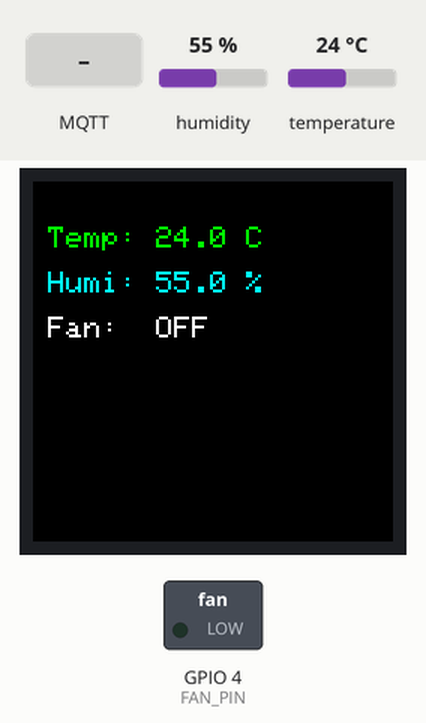
This program was run on a simulated ESP8266 (NodeMCU). Shown: 240×240 colour display, switched loads named in the program (green lamp = pin HIGH). Inputs (shaded band) come from the test bench; at power-on: humidity 55 %, temperature 24 °C. WiFi joins after 1.5 s; servers stay silent unless stated; no MQTT or app messages arrive unless stated; what the program prints to the serial monitor is not drawn.

Above: at 12.3 s.
12.4 s: MQTT message "ON" arrives on the first subscribed topic
At 13.7 s:
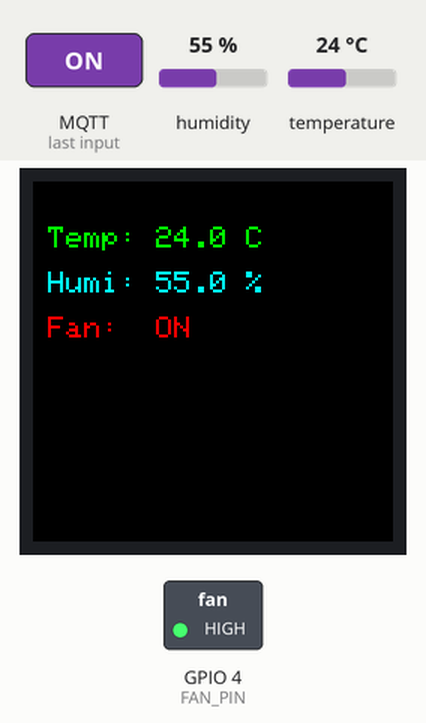
14.6 s: MQTT message "0" arrives on the first subscribed topic
At 14.9 s:
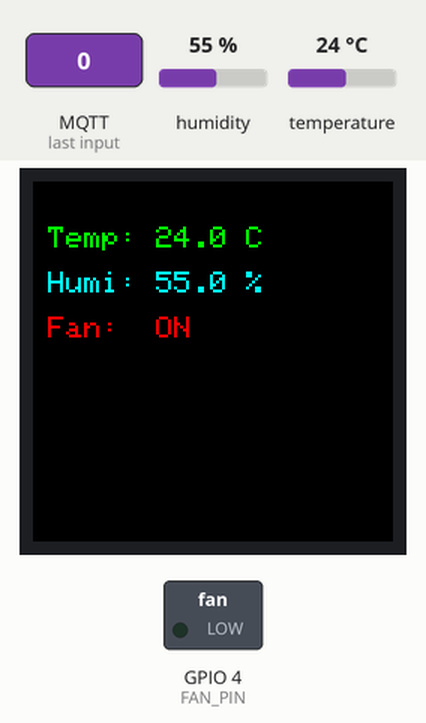
16.6 s: humidity set to 22 %
At 20.3 s:
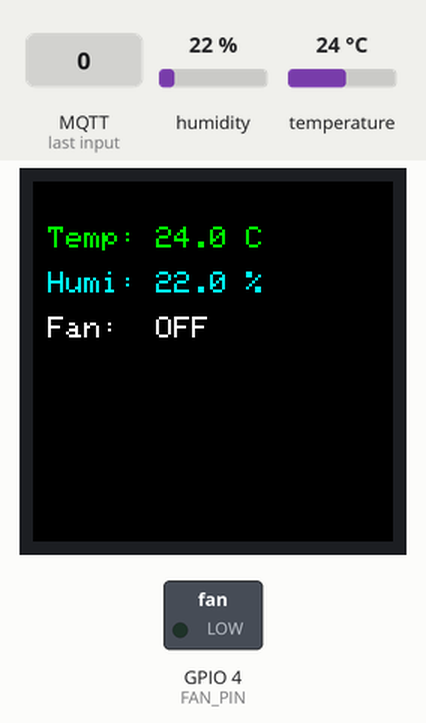
20.6 s: temperature set to 12 °C
At 23.6 s:
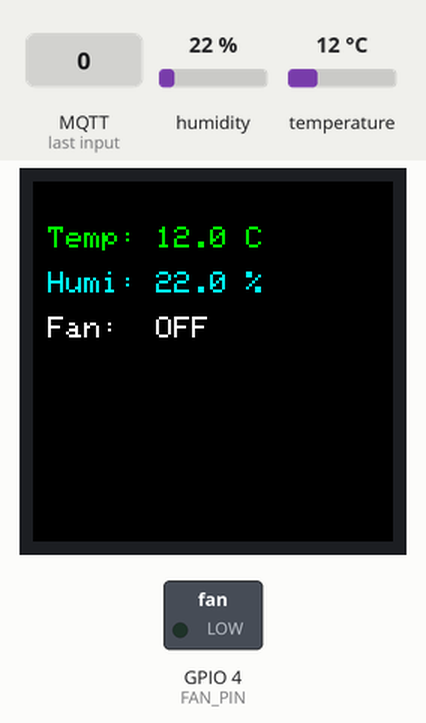
24.6 s: MQTT message "1" arrives on the first subscribed topic
At 25.5 s:
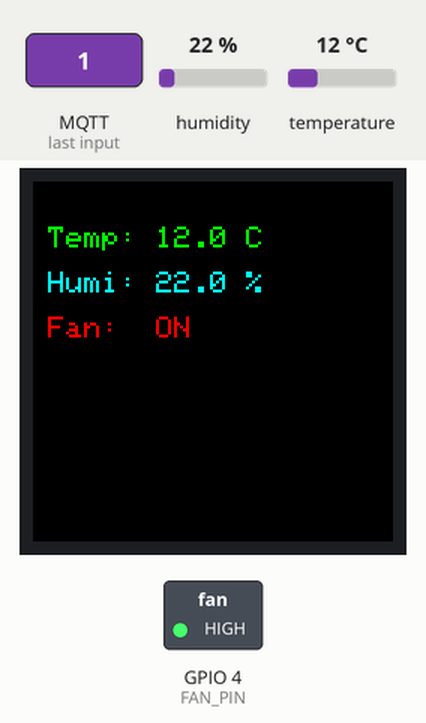
26.6 s: humidity set to 40 %
At 27.9 s:
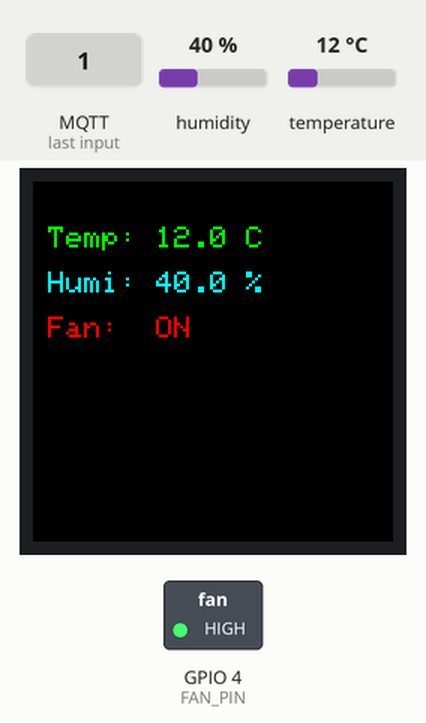
Timing chart, 0 to 29.6 s (numbered marks = the images above; inputs shaded):
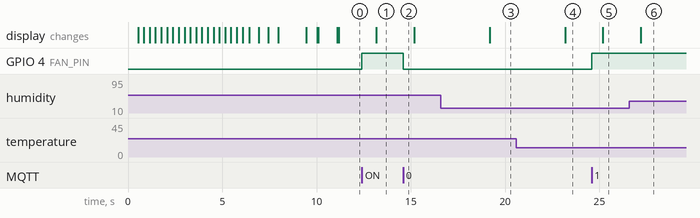

The program:

main.cpp
```cpp
#include <Arduino.h>
#include <TFT_eSPI.h>
#include <DHT.h>
#include <ESP8266WiFi.h>
#include <PubSubClient.h>
#include <WiFiClientSecureBearSSL.h>
#include <ArduinoJson.h>

// ========== WiFi ==========
const char* WIFI_SSID     = "TP-LINK_E14B";
const char* WIFI_PASSWORD = "2kbctn2m";

// ========== MQTT (EMQX Cloud) ==========
const char* MQTT_BROKER   = "ac813c9c.ala.cn-shenzhen.emqxsl.cn";
const int   MQTT_PORT     = 8883;
const char* MQTT_USER     = "esp8266_device";
const char* MQTT_PASS     = "device123";
const char* MQTT_CLIENT_ID = "esp8266_001";

// ========== MQTT Topics ==========
const char* TOPIC_DATA   = "device/esp8266/data";    // 设备 → 网页（传感器数据）
const char* TOPIC_FAN    = "device/esp8266/fan";     // 网页 → 设备（风扇控制）
const char* TOPIC_STATUS = "device/esp8266/status";  // 设备在线状态

// ========== 硬件引脚 ==========
#define DHTPIN     12    // D6
#define DHTTYPE    DHT11
#define FAN_PIN    4     // D2（风扇控制引脚，可改）

// ========== 全局对象 ==========
DHT dht(DHTPIN, DHTTYPE);
TFT_eSPI tft = TFT_eSPI();
BearSSL::WiFiClientSecure secureClient;
PubSubClient mqtt(secureClient);

// ========== 时间控制 ==========
unsigned long lastReadTime  = 0;
unsigned long lastMqttTime  = 0;
bool fanState = false;

// ========== 启动旋转 Logo 动画 ==========
void showBootAnimation() {
  // 80x80 sprite，16-bit = 12.8KB，ESP8266 可承受
  TFT_eSprite spr = TFT_eSprite(&tft);
  spr.createSprite(80, 80);

  const int cx = 40, cy = 40;
  const int r  = 30;

  // 下方显示启动文字
  tft.setTextColor(TFT_WHITE, TFT_BLACK);
  tft.setTextSize(2);
  tft.drawCentreString("WIFI", 120, 170, 2);

  // 旋转 3 圈（360°/6° × 3 = 180 帧）
  for (int round = 0; round < 3; round++) {
    for (int angle = 0; angle < 360; angle += 6) {
      spr.fillSprite(TFT_BLACK);

      // 5 条线形成拖尾效果，亮度递减
      for (int i = 0; i < 5; i++) {
        int a = (angle - i * 12 + 360) % 360;
        float rad = a * PI / 180.0f;
        int x = cx + (int)(r * cos(rad));
        int y = cy + (int)(r * sin(rad));
        uint16_t color = (i == 0) ? TFT_CYAN
                       : tft.color565(0, (uint8_t)(200 - i * 40), (uint8_t)(200 - i * 40));
        spr.drawLine(cx, cy, x, y, color);
      }

      // 中心圆点
      spr.fillCircle(cx, cy, 5, TFT_WHITE);

      // 推送到屏幕中央偏上（x=80, y=60 → 左上角坐标）
      spr.pushSprite(80, 60);
      delay(15);
    }
  }

  spr.deleteSprite();

  // 清除文字残留
  tft.fillRect(0, 160, 240, 30, TFT_BLACK);
}

// ========== 画粗线辅助函数 ==========
// 沿垂直于线段的方向绘制多条平行线，模拟粗线效果
void drawThickLine(int x1, int y1, int x2, int y2, int width, uint16_t color) {
  float dx = x2 - x1;
  float dy = y2 - y1;
  float len = sqrtf(dx * dx + dy * dy);
  if (len < 0.01f) return;
  // 单位法向量
  float nx = -dy / len;
  float ny =  dx / len;
  for (int i = -width / 2; i <= width / 2; i++) {
    tft.drawLine(x1 + (int)(nx * i), y1 + (int)(ny * i),
                 x2 + (int)(nx * i), y2 + (int)(ny * i), color);
  }
}

// ========== WiFi 连接动画 ==========
// 在 sprite 内画 WiFi 信号图标，level = 0~3 层弧
void drawWiFiSignal(TFT_eSprite &s, int level) {
  s.fillSprite(TFT_BLACK);
  const int cx = 30, cy = 48;
  // 底部信号点（始终显示，level=0 时只看到它）
  s.fillCircle(cx, cy, 3, TFT_CYAN);
  if (level >= 1) {
    for (int a = 225; a <= 315; a++) {
      float rad = a * PI / 180.0f;
      int x = cx + (int)(14 * cos(rad));
      int y = cy + (int)(14 * sin(rad));
      s.drawLine(cx, cy, x, y, TFT_CYAN);
    }
    s.fillCircle(cx, cy, 10, TFT_BLACK);
  }
  if (level >= 2) {
    for (int a = 225; a <= 315; a++) {
      float rad = a * PI / 180.0f;
      int x = cx + (int)(22 * cos(rad));
      int y = cy + (int)(22 * sin(rad));
      s.drawLine(cx, cy, x, y, TFT_CYAN);
    }
    s.fillCircle(cx, cy, 18, TFT_BLACK);
  }
  if (level >= 3) {
    for (int a = 225; a <= 315; a++) {
      float rad = a * PI / 180.0f;
      int x = cx + (int)(30 * cos(rad));
      int y = cy + (int)(30 * sin(rad));
      s.drawLine(cx, cy, x, y, TFT_CYAN);
    }
    s.fillCircle(cx, cy, 26, TFT_BLACK);
  }
}

void connectWiFi() {
  tft.fillScreen(TFT_BLACK);
  WiFi.mode(WIFI_STA);
  WiFi.begin(WIFI_SSID, WIFI_PASSWORD);

  tft.setTextSize(2);
  tft.setTextColor(TFT_WHITE, TFT_BLACK);
  tft.drawCentreString("Connecting WiFi", 120, 130, 2);

  TFT_eSprite s = TFT_eSprite(&tft);
  s.createSprite(60, 60);

  int attempts = 0;
  while (WiFi.status() != WL_CONNECTED && attempts < 30) {
    int level = attempts % 3;   // 0→1→2 循环，搜索感更强
    drawWiFiSignal(s, level);
    s.pushSprite(90, 60, TFT_BLACK);
    delay(500);
    Serial.print(".");
    attempts++;
  }

  s.deleteSprite();
  // 清除图标 + 标题区域
  tft.fillRect(0, 55, 240, 110, TFT_BLACK);

  if (WiFi.status() == WL_CONNECTED) {
    Serial.println("\nWiFi connected!");
    Serial.print("IP: ");
    Serial.println(WiFi.localIP());
    // 绿色对勾（两条线段组成 V 形）
    drawThickLine(75, 95, 105, 120, 4, TFT_GREEN);
    drawThickLine(105, 120, 160, 75, 4, TFT_GREEN);
    tft.setTextSize(2);
    tft.setTextColor(TFT_GREEN, TFT_BLACK);
    tft.drawCentreString("WiFi OK", 120, 140, 2);
    tft.setTextColor(TFT_WHITE, TFT_BLACK);
    tft.drawCentreString(WiFi.localIP().toString().c_str(), 120, 170, 2);
    delay(1500);
    tft.fillScreen(TFT_BLACK);
  } else {
    // 红色叉号
    drawThickLine(85, 85, 155, 115, 4, TFT_RED);
    drawThickLine(85, 115, 155, 85, 4, TFT_RED);
    tft.setTextSize(2);
    tft.setTextColor(TFT_RED, TFT_BLACK);
    tft.drawCentreString("WiFi FAIL", 120, 140, 2);
    ESP.restart();
  }
}

// ========== MQTT 消息回调（接收风扇控制指令） ==========
void mqttCallback(char* topic, byte* payload, unsigned int length) {
  String msg;
  for (unsigned int i = 0; i < length; i++) {
    msg += (char)payload[i];
  }

  Serial.printf("MQTT Recv [%s]: %s\n", topic, msg.c_str());

  if (String(topic) == TOPIC_FAN) {
    fanState = (msg == "ON" || msg == "1");
    digitalWrite(FAN_PIN, fanState ? HIGH : LOW);
    Serial.printf("Fan -> %s\n", fanState ? "ON" : "OFF");
  }
}

// ========== MQTT 连接 ==========
void connectMQTT() {
  if (mqtt.connected()) return;

  tft.setCursor(10, 160);
  tft.setTextColor(TFT_YELLOW, TFT_BLACK);
  tft.print("MQTT connecting...");

  if (mqtt.connect(MQTT_CLIENT_ID, MQTT_USER, MQTT_PASS)) {
    Serial.println("MQTT connected!");
    tft.setCursor(10, 160);
    tft.setTextColor(TFT_GREEN, TFT_BLACK);
    tft.print("MQTT OK!         ");

    // 发布在线状态
    mqtt.publish(TOPIC_STATUS, "online", true);

    // 订阅风扇控制主题
    mqtt.subscribe(TOPIC_FAN);
  } else {
    Serial.printf("MQTT failed, rc=%d\n", mqtt.state());
    tft.setCursor(10, 160);
    tft.setTextColor(TFT_RED, TFT_BLACK);
    tft.printf("MQTT FAIL rc=%d ", mqtt.state());
  }
}

// ========== 发布传感器数据 ==========
void publishData(float temp, float humi) {
  StaticJsonDocument<256> doc;
  doc["temp"]  = temp;
  doc["humi"]  = humi;
  doc["fan"]   = fanState ? "ON" : "OFF";
  doc["ts"]    = millis();

  char buf[256];
  serializeJson(doc, buf);

  mqtt.publish(TOPIC_DATA, buf);
  Serial.printf("MQTT Pub: %s\n", buf);
}

// ========== 屏幕显示数据 ==========
void drawScreen(float temp, float humi) {
  // 温度
  tft.setTextColor(TFT_GREEN, TFT_BLACK);
  tft.setCursor(10, 30);
  tft.printf("Temp: %.1f C   ", temp);

  // 湿度
  tft.setTextColor(TFT_CYAN, TFT_BLACK);
  tft.setCursor(10, 60);
  tft.printf("Humi: %.1f %%   ", humi);

  // 风扇状态
  tft.setTextColor(fanState ? TFT_RED : TFT_WHITE, TFT_BLACK);
  tft.setCursor(10, 90);
  tft.printf("Fan:  %s   ", fanState ? "ON " : "OFF");
}

// ========== Setup ==========
void setup() {
  Serial.begin(115200);
  Serial.println("System Starting...");

  pinMode(FAN_PIN, OUTPUT);
  digitalWrite(FAN_PIN, LOW);

  dht.begin();

  tft.init();
  tft.setRotation(0);
  tft.fillScreen(TFT_BLACK);

  showBootAnimation();

  // TLS 跳过证书校验（适合个人项目，生产环境应使用证书）
  secureClient.setInsecure();

  connectWiFi();
  delay(500);

  mqtt.setServer(MQTT_BROKER, MQTT_PORT);
  mqtt.setCallback(mqttCallback);
  connectMQTT();

  delay(1000);
  tft.fillScreen(TFT_BLACK);
}

// ========== Loop ==========
void loop() {
  // WiFi 断线重连
  if (WiFi.status() != WL_CONNECTED) {
    Serial.println("WiFi lost, reconnecting...");
    connectWiFi();
  }

  // MQTT 断线重连
  if (!mqtt.connected()) {
    connectMQTT();
    delay(100);
  }
  mqtt.loop();

  // 传感器采样（2秒间隔）
  if (millis() - lastReadTime > 2000) {
    lastReadTime = millis();

    float h = dht.readHumidity();
    float t = dht.readTemperature();

    if (isnan(h) || isnan(t)) {
      Serial.println("DHT read error!");
      tft.setTextColor(TFT_RED, TFT_BLACK);
      tft.setCursor(10, 30);
      tft.print("DHT Error!   ");
      return;
    }

    Serial.printf("Temp: %.1f C  Humi: %.1f %%\n", t, h);
    drawScreen(t, h);

    // MQTT 上报（5秒间隔）
    if (millis() - lastMqttTime > 5000) {
      lastMqttTime = millis();
      publishData(t, h);
    }
  }
}
```

Measured:
- after the input at 12.4 s, GPIO 4 (FAN_PIN): LOW → HIGH at once; the display: changes after 0.76 s (image 1)
- after the input at 14.6 s, GPIO 4 (FAN_PIN): HIGH → LOW at once
- after the input at 16.6 s, the display: changes after 2.6 s (image 3)
- after the input at 20.6 s, the display: changes after 2.6 s (image 4)
- after the input at 24.6 s, GPIO 4 (FAN_PIN): LOW → HIGH at once; the display: changes after 0.57 s (image 5)
- after the input at 26.6 s, the display: changes after 0.60 s (image 6)
